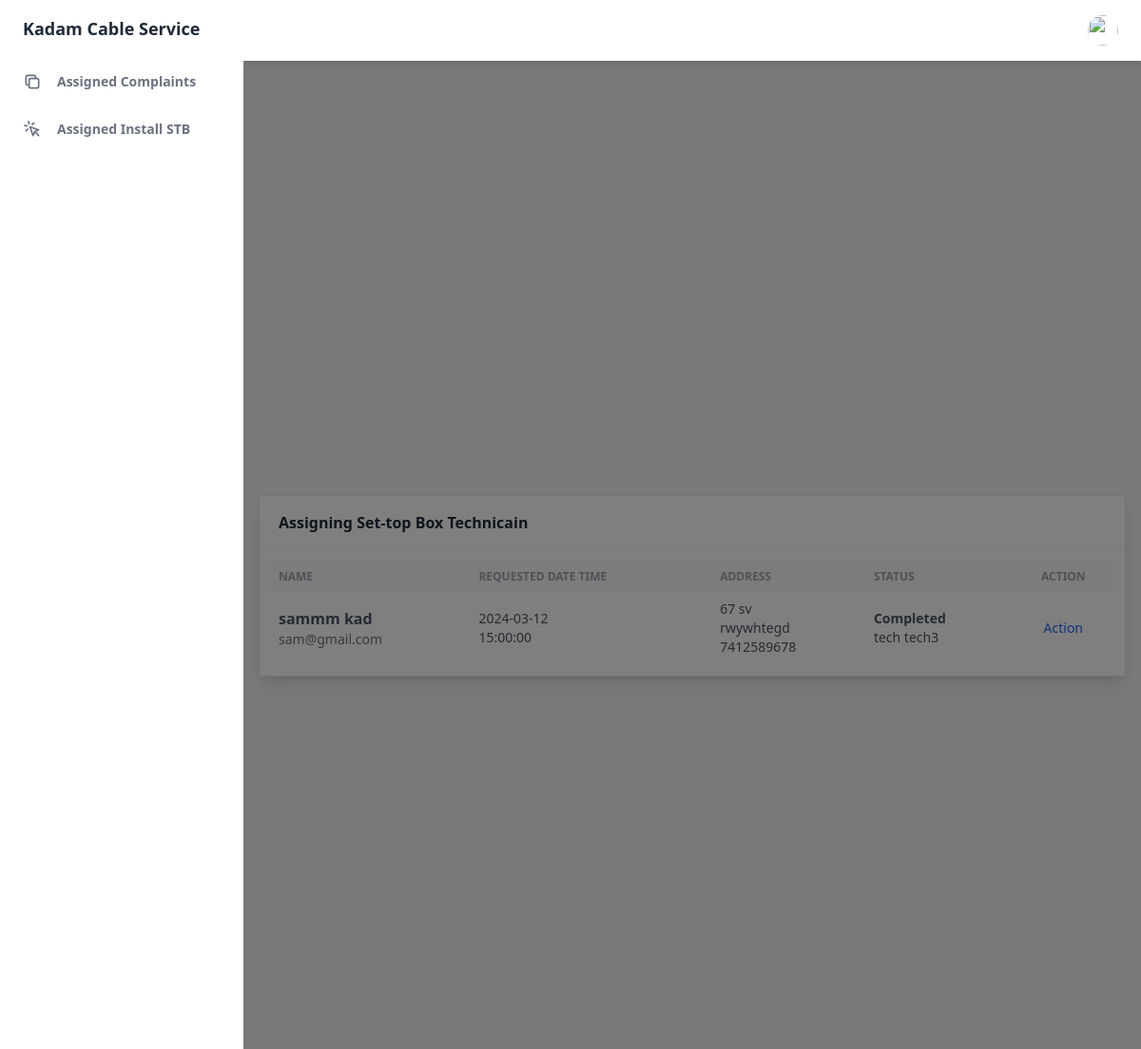
/Main/Employee/assign_stb_box.php (signed in), run on the app's committed database.
### tables this page shows
CREATE TABLE `installs` (
  `installs_id` int(11) NOT NULL,
  `installs_req_date` date DEFAULT NULL,
  `installs_req_time` time DEFAULT NULL,
  `installs_date` date DEFAULT NULL,
  `installs_status` varchar(25) DEFAULT NULL,
  `stb_number` varchar(25) DEFAULT NULL,
  `emp_email` varchar(100) DEFAULT NULL,
  `cust_email` varchar(100) DEFAULT NULL
);

CREATE TABLE `customer` (
  `cust_email` varchar(100) NOT NULL,
  `cust_password` varchar(50) NOT NULL,
  `cust_fname` varchar(50) NOT NULL,
  `cust_mname` varchar(50) NOT NULL,
  `cust_lname` varchar(50) NOT NULL,
  `cust_flat` varchar(50) NOT NULL,
  `cust_building` varchar(50) NOT NULL,
  `cust_street` varchar(50) NOT NULL,
  `cust_pincode` varchar(50) NOT NULL,
  `cust_phone` varchar(10) NOT NULL
);

CREATE TABLE `employee` (
  `emp_email` varchar(100) NOT NULL,
  `emp_password` varchar(50) NOT NULL,
  `emp_fname` varchar(50) NOT NULL,
  `emp_mname` varchar(50) NOT NULL,
  `emp_lname` varchar(50) NOT NULL,
  `emp_flat` varchar(50) NOT NULL,
  `emp_building` varchar(50) NOT NULL,
  `emp_street` varchar(50) NOT NULL,
  `emp_city` varchar(50) NOT NULL,
  `emp_phone` varchar(10) NOT NULL,
  `emp_role` varchar(1) NOT NULL
);

### Main/Employee/assign_stb_box.php (the view, shortened to what this page needs)
<?php
include("../../config/connect.php");
?>
<!DOCTYPE html>
<html :class="{ 'theme-dark': dark }" x-data="data()" lang="en">
  <head>
    <link rel="stylesheet" href="https://unpkg.com/tailwindcss@2.2.19/dist/tailwind.min.css"/>
    <script src="https://cdn.tailwindcss.com"></script>
    <link href="https://cdnjs.cloudflare.com/ajax/libs/flowbite/2.2.0/flowbite.min.css" rel="stylesheet" />
    <link rel="stylesheet" type="text/css" href="https://cdn.jsdelivr.net/npm/toastify-js/src/toastify.min.css">
  </head>
  <body>
    <div
      class="flex h-screen bg-gray-50 dark:bg-gray-900"
      :class="{ 'overflow-hidden': isSideMenuOpen}"
    >
   <?php include("./layout/emp_nav.php"); ?>
      <div class="flex flex-col flex-1">
      <?php include("./layout/emp_header.php"); ?>
        <main class="h-full  overflow-auto">
          <div class="container px-0 mx-auto grid pb-3">
          <section class="antialiased bg-gray-100 text-gray-600 h-screen px-4 overflow-hidden">
                    <div class="flex flex-col justify-center h-full">
                        <div class="w-full  mx-auto bg-white shadow-lg rounded-sm border border-gray-200">
                            <header class="px-5 py-4 border-b border-gray-100">
                                <h2 class="font-semibold text-gray-800">Assigning Set-top Box Technicain</h2>
                            </header>
                            <div class="p-3">
                                <div class="overflow-x-auto">
                                    <table class="table-auto w-full">
                                        <thead class="text-xs font-semibold uppercase text-gray-400 bg-gray-50">
                                            <tr>
                                                <th class="p-2 whitespace-nowrap">
                                                    <div class="font-semibold text-left">Name</div>
                                                </th>
                                                <th class="p-2 whitespace-nowrap">
                                                    <div class="font-semibold text-left">Requested Date Time</div>
                                                </th>
                                                <th class="p-2 whitespace-nowrap">
                                                    <div class="font-semibold text-left">Address</div>
                                                </th>
                                                <th class="p-2 whitespace-nowrap">
                                                    <div class="font-semibold text-left">Status</div>
                                                </th>
                                                <th class="p-2 whitespace-nowrap">
                                                    <div class="font-semibold text-center">Action</div>
                                                </th>
                                            </tr>
                                        </thead>
                                        <tbody class="text-sm divide-y divide-gray-100">
                                        <?php
                                        $get_complaints_query = "SELECT * FROM `installs`,`customer` WHERE `customer`.`cust_email` = `installs`.`cust_email`";
                                        $result_of_complaint = mysqli_query($con,$get_complaints_query);
                                        if(mysqli_num_rows($result_of_complaint)>0)
                                        {
                                            while($row = mysqli_fetch_assoc($result_of_complaint))
                                            {
                                                ?>
                                            <tr>
                                                <td class="p-2 whitespace-nowrap">
                                                    <div class="">
                                                        <div class="text-base font-semibold"><?php echo $row["cust_fname"] ?> <?php echo $row["cust_lname"] ?></div>
                                                        <div class="font-normal text-gray-500"><?php echo $row["cust_email"] ?></div>
                                                    </div>
                                                </td>
                                                <td class="p-2 whitespace-nowrap">
                                                    <div class="text-left"> <?php echo $row["installs_req_date"] ?></div>
                                                    <div class="text-left"> <?php echo $row["installs_req_time"] ?></div>
                                                </td>
                                                <td class="p-2 whitespace-nowrap">
                                                    <div class="text-left"> <?php echo $row["cust_flat"] ?> <?php echo $row["cust_building"] ?> </div>
                                                    <div class="text-left"> <?php echo $row["cust_street"] ?></div>
                                                    <div class="text-left"> <?php echo $row["cust_phone"] ?></div>
                                                </td>
                                                <td class="p-2 whitespace-nowrap">
                                                    <div class="text-left font-medium "><b><?php echo $row["installs_status"] ?></b> </div>
                                                    <div class="text-left ">
                                                        <?php
                                                            $employee_id = $row["emp_email"];
                                                            $get_employe_name = "SELECT * FROM `employee` WHERE emp_email = '$employee_id' ";
                                                            $excecute_get_emp_query=mysqli_query($con,$get_employe_name);
                                                            if(
                                                                mysqli_num_rows($excecute_get_emp_query)>0
                                                            ){
                                                                while(
                                                                    $row_of_get_emp=mysqli_fetch_assoc($excecute_get_emp_query)
                                                                ){
                                                                    ?>
                                                                    <?php echo $row_of_get_emp["emp_fname"] ?> <?php echo $row_of_get_emp["emp_lname"] ?>
                                                                <?php                           }
                                                            }
                                                            ?>
                                                    </div>
                                                </td>
                                                <td class="p-2 whitespace-nowrap">
                                                    <div class="text-center">
                                                        <a href="#" type="button" onclick='OpenModal(<?php echo $row["installs_id"] ?>)' data-modal-target="editUserModal" data-modal-toggle="editUserModal" class="openModel font-medium text-blue-600 dark:text-blue-500 hover:underline">
                                                        Action
                                                        </a>
                                                    </div>
                                                </td>
                                            </tr>
                                            <?php
                                            }
                                        }
                                            ?>
                                        </tbody>
                                    </table>
                                </div>
                            </div>
                        </div>
                    </div>
                </section>
</div>
        </main>
      </div>
    </div>
  </body>
</html>

### data on the page
installs: cust_email.cust_fname "sammm", cust_email.cust_lname "kad", cust_email.cust_email "sam@gmail.com", installs_req_date "2024-03-12", installs_req_time "15:00:00", cust_email.cust_flat "67", cust_email.cust_building "sv", cust_email.cust_street "rwywhtegd", cust_email.cust_phone "7412589678", installs_status "Completed"
employee: emp_fname "tech", emp_lname "tech3"
